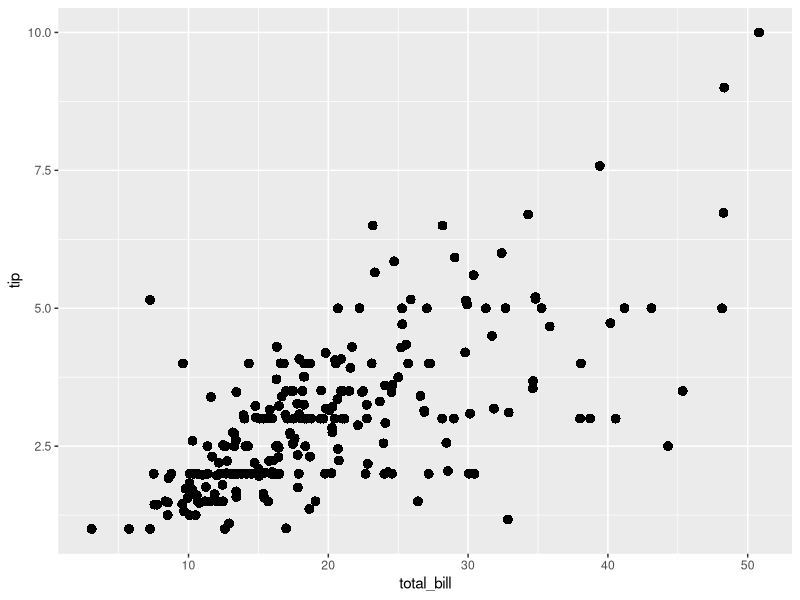
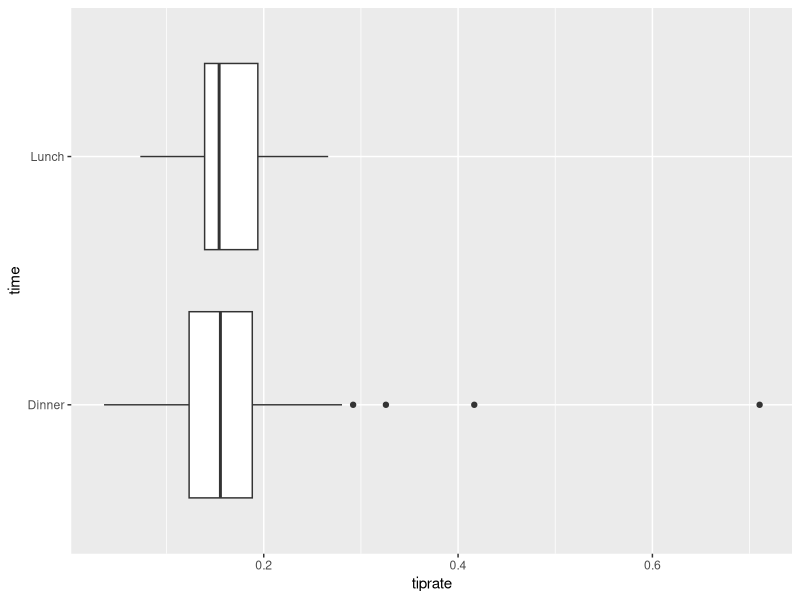
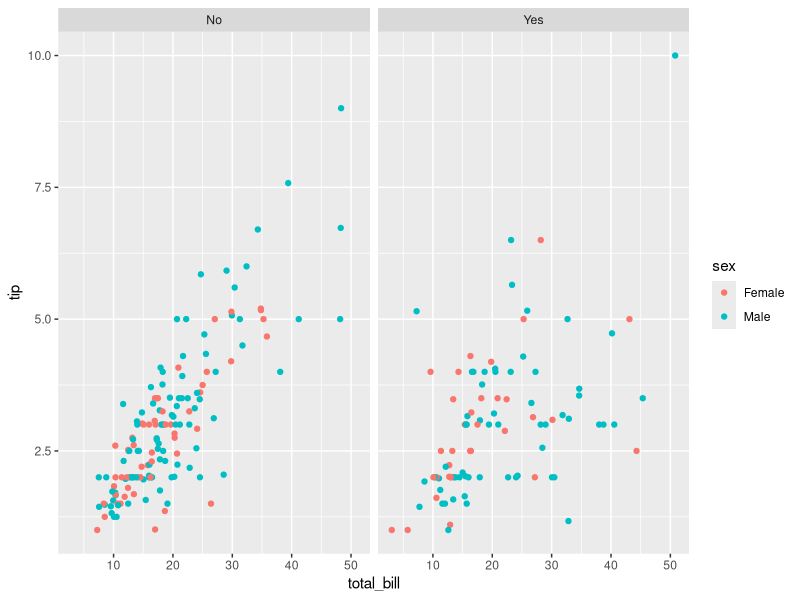
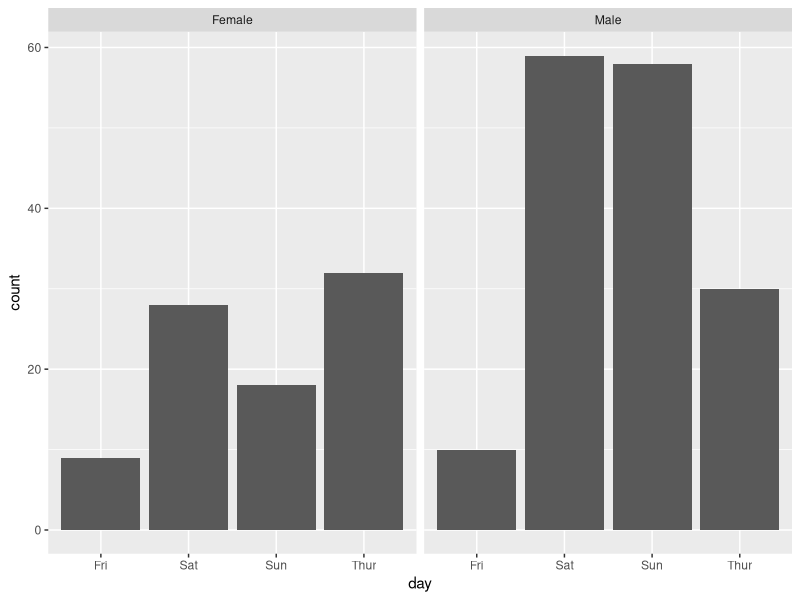

The R script that drew these images, in order:
## ---- chunk 1
knitr::opts_chunk$set(echo = TRUE)
## ---- chunk 2
data(tips, package="reshape2")
library(ggplot2)
## ---- chunk 3
numParty <- length(tips$size)
numParty
## ---- chunk 4
sapply(tips, class)
## ---- chunk 5
day <- sort(tips$day)
day= factor(day,levels(day)[c(4,1,2,3)])
levels(day)
## ---- chunk 6
tipsF <- tips[tips$sex == 'Female',]
female5 <- tipsF[tipsF$size >= 5, ]
female5
## ---- chunk 7
ggplot(tips, aes(x=total_bill, y=tip)) + geom_point(shape=16, size=3)
## ---- chunk 8
tiprate <- tips$tip/tips$total_bill
mean(tiprate)
## ---- chunk 9
ggplot(data = tips, aes(x = time, y = tiprate)) +
    geom_boxplot() + 
    coord_flip()
## ---- chunk 10
ggplot(aes(x = total_bill, y = tip,
           colour=sex), data=tips) + geom_point() + facet_wrap(~smoker)
## ---- chunk 11
ggplot(tips, aes(x = day)) + geom_bar() +facet_wrap(~sex)
